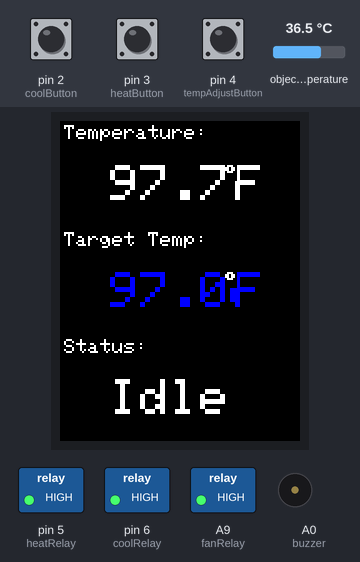
Bench run of a sketch on a simulated Arduino Mega 2560, built with avr-gcc and run on an emulated ATmega2560. On the bench: 240×320 colour display, switched loads named in the sketch (green lamp = pin HIGH), buzzer (waves = sounding). Dashed ring = blinking. The inputs (shaded band) are chosen by the test bench; at power-on: pin 4 (tempAdjustButton) LOW, pin 3 (heatButton) LOW, pin 2 (coolButton) LOW, object temperature 36.5 °C. What the sketch prints to the serial monitor is not drawn.

Above: at 1.5 s.
1.6 s: pin 4 (tempAdjustButton) pulled HIGH for 1 s
At 4.0 s:
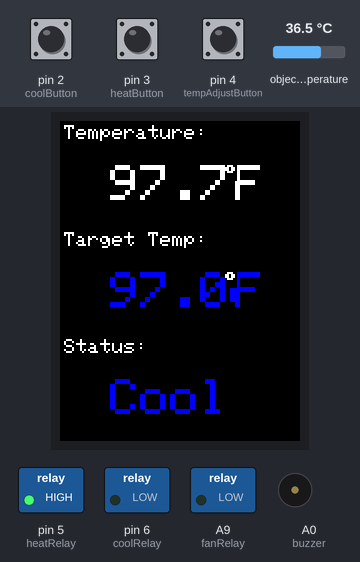
4.3 s: pin 3 (heatButton) pulled HIGH for 0.15 s
At 5.5 s:
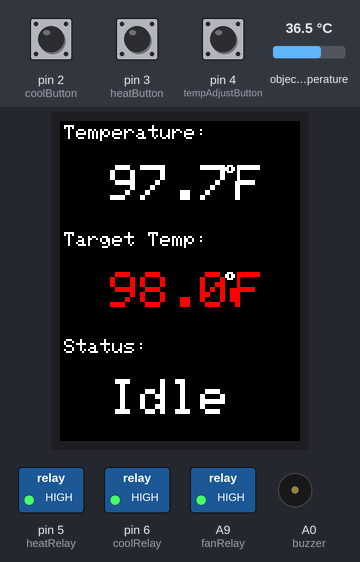
6.1 s: pin 2 (coolButton) pulled HIGH for 1 s
At 8.1 s:
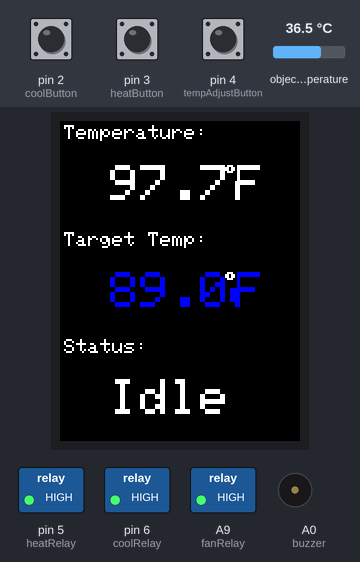
8.6 s: pin 4 (tempAdjustButton) pulled HIGH for 3.2 s
At 9.96 s:
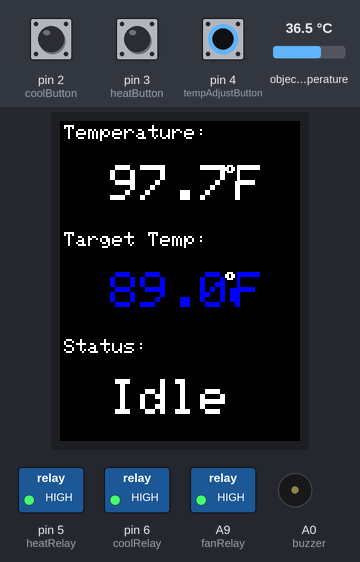
13.3 s: object temperature set to 32 °C
At 14.4 s:
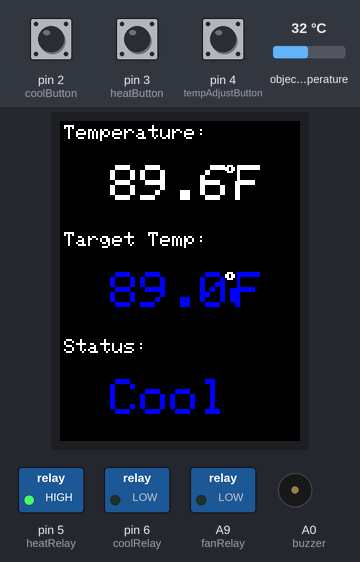
14.9 s: object temperature set to 31.4 °C
At 16.3 s:
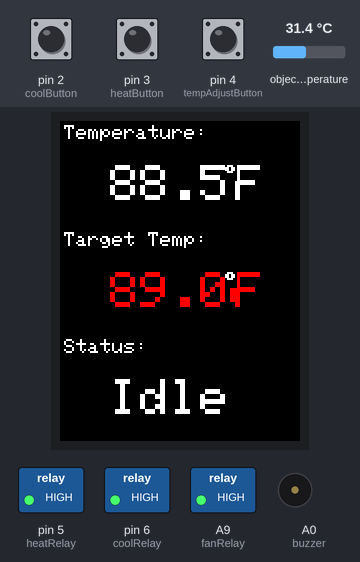
Timing chart, 0 to 17.6 s (numbered marks = the images above; inputs shaded):
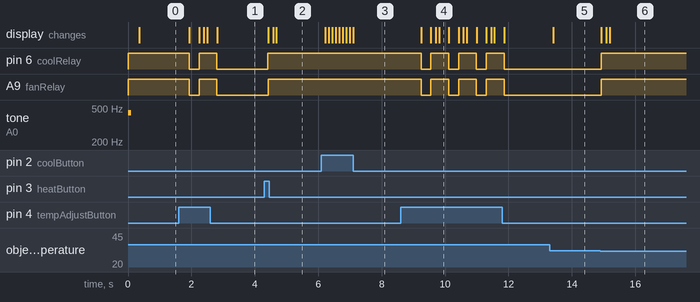

Measured:
- the behaviour switches between 31.7 and 31.6 °C on object temperature (found by bisection; images 5 and 6)
- after the input at 1.6 s, pin 6 (coolRelay), A9 (fanRelay): HIGH → LOW after 0.33 s, → HIGH 0.31 s later, → LOW 0.56 s later; the display: changes after 0.34 s (image 1)
- after the input at 4.3 s, pin 6 (coolRelay): LOW → HIGH after 0.11 s; A9 (fanRelay): LOW → HIGH after 0.12 s; the display: changes after 0.12 s (image 2)
- after the input at 6.1 s, the display: first changes after 0.12 s (image 3 shows a later state)
- after the input at 8.6 s, pin 6 (coolRelay), A9 (fanRelay): alternates HIGH for 0.56 s and LOW for 0.31 s, 7 changes in all, then stays LOW, starting after 0.64 s; the display: first changes after 0.65 s (image 4 shows a later state)
- after the input at 13.3 s, the display: changes after 0.11 s (image 5)
- after the input at 14.9 s, pin 6 (coolRelay), A9 (fanRelay): LOW → HIGH at once; the display: first changes at once (image 6 shows a later state)

The sketch:

ARDUINO_CODE.ino
```cpp
#include <Adafruit_MLX90614.h>
#include <Wire.h>
#include "Adafruit_GFX.h"
#include "Adafruit_ILI9341.h"
#include <SPI.h>
#include <stdio.h>

#include <millisDelay.h>
// screen ports
#define TFT_DC 9
#define TFT_CS 10
#define TFT_RST 8
#define TFT_MISO 12
#define TFT_MOSI 11
#define TFT_CLK 13


// infared sensor
Adafruit_MLX90614 mlx = Adafruit_MLX90614();
// screen
Adafruit_ILI9341 tft = Adafruit_ILI9341(TFT_CS, TFT_DC, TFT_MOSI, TFT_CLK, TFT_RST, TFT_MISO);

const int heatButton = 3; //find pin
const int coolButton = 2; //find pin
const int tempAdjustButton = 4; //findpin

const int heatRelay = 5; // find pin
const int coolRelay = 6; //find pin
const int fanRelay = A9;
float temperature, target, prevTarget, current;
const int buzzer = A0;
int tempAdjustCounter = 0;
bool screenOn = true;
bool justPressed = false;
// 5 minute delay for screen to turn off
int64_t screenDelayTime = 300000;
// fan runs for 30 seconds after peltier turns off
int64_t fanDelayTime = 0;
// time before current temperature on screen is updated
int64_t tempUpdateDelayTime = 750;
millisDelay ledDelay;
millisDelay fanDelay;
millisDelay tempUpdateDelay;
// black theme
#define COLOR1 ILI9341_WHITE
#define COLOR2 ILI9341_BLACK

void checkButtons();
void target_to_lcd(float target, unsigned char text_position);
void temperature_to_lcd(float temperature, unsigned char text_position);
void checkTouchscreen();
void status_to_lcd(String status, unsigned char text_position);
void fillScreenInfo();
void timeOutScreen();
void turnOffCooling();

void setup() {
  // put your setup code here, to run once:

  pinMode(heatButton, INPUT);
  pinMode(coolButton, INPUT);
  pinMode(tempAdjustButton, INPUT);

  digitalWrite(heatButton, LOW);
  digitalWrite(coolButton, LOW);
  digitalWrite(tempAdjustButton, LOW);

  pinMode(heatRelay, OUTPUT);
  pinMode(coolRelay, OUTPUT);
  pinMode(fanRelay, OUTPUT);
  pinMode(buzzer, OUTPUT);
  digitalWrite(heatRelay, HIGH);
  digitalWrite(coolRelay, HIGH);
  digitalWrite(fanRelay, HIGH);

  Serial.begin(9600);
  // buzzer
  tone(buzzer, 440);
  delay(100);
  noTone(buzzer);
  // get temps
  //start infared sensor
  mlx.begin();
  temperature = (mlx.readObjectTempC() * 9.0) / 5.0 + 32.0; // read object temp
  target = (int)temperature; // have target be object temp
  prevTarget = target;
  // fill screen
  tft.begin();
  tft.setRotation(0);
  fillScreenInfo();

  // start screen timeout timer
  ledDelay.start(screenDelayTime);

  tempUpdateDelay.start(tempUpdateDelayTime);
}
void loop() {
  // reads current temperature from infared sensor
  temperature = (mlx.readObjectTempC() * 9.0) / 5.0 + 32.0; // read temp
  Serial.print("temperature: ");
  Serial.print(temperature);
  Serial.print("\n");
  // checks if buttons have been pressed
  checkButtons();
  // checks if 5 minutes have passed to time out screen
  timeOutScreen();
  // updates current temperature to LCD once every designated amount of time
  // running these functions each refresh would slow down arduino considerably

  if (screenOn && tempUpdateDelay.justFinished()) {
    temperature_to_lcd(temperature, 4);
    tempUpdateDelay.restart();
  }
  // updates target temperature only if target temperature was changed
  if (target != prevTarget) {
    target_to_lcd(target, 111);
    prevTarget = target;
  }
  // checks if sufficent time has passed after peltier turns off to turn off fan
  if (fanDelay.justFinished() && digitalRead(coolRelay)==HIGH){
    digitalWrite(fanRelay, HIGH);
    tft.begin();
    fillScreenInfo();
  }

}

void checkButtons() {
  // checks if button to increase target temp has been pressed
  if (digitalRead(heatButton) == HIGH)
  {
  // updates target temp on screen, increases taret temperature, and resets 5 minutes before turning off screen
    ledDelay.restart();
    justPressed = true;
    delay(100);
    Serial.print("pressed heat");
    target += 1;
  }
  // checks if button to decrease target temp has been pressed
  if (digitalRead(coolButton) == HIGH)
  {
    // updates target temp on screen, decreases taret temperature, and resets 5 minutes before turning off screen
    ledDelay.restart();
    justPressed = true;
    delay(100);
    Serial.print("pressed cool");
    target -= 1;
  }
  // checks if button to update temperature has been pressed
  if (digitalRead(tempAdjustButton) == HIGH) {
    // resets 5 minutes before turning off screen
    justPressed = true;
    ledDelay.restart();
    Serial.print("adjusted temp");
    tempAdjustCounter++;
    delay(300);
    // if not already heating/cooling starts heating if target temperature is above current and starts cooling if target
    // temperature is below current
    if (tempAdjustCounter == 1) {
      if (temperature > target) {
        status_to_lcd("Cool", 218);
        digitalWrite(fanRelay, LOW);
        if (digitalRead(fanRelay) == LOW){
          digitalWrite(coolRelay, LOW);
        }
      }
      else if (temperature < target) {
        status_to_lcd("Heat", 218);
        digitalWrite(heatRelay, LOW);
      }
    }
    // if already heating/cooling and button is pressed turns off heating/cooling
    else {
      tempAdjustCounter = 0;
      status_to_lcd("Idle", 218);
      turnOffCooling();
      digitalWrite(heatRelay, HIGH);
    }
  }

  if ((digitalRead(coolRelay) == LOW && (temperature < target))
        || (digitalRead(heatRelay) == LOW && (temperature > target))){
        status_to_lcd("Idle", 218);
        turnOffCooling();
        if(digitalRead(heatRelay) == LOW){
          digitalWrite(heatRelay, HIGH);
          tft.begin();
          fillScreenInfo();
        }
  }


}
// updates target temp on screen
void target_to_lcd(float target, unsigned char text_position)
{
  int color;
  if (target < temperature){
    color = 0x001F;
  }
  else {
    color = 0xF800;
  }
  tft.setTextColor(color, COLOR2);
  tft.setTextSize(5);
  tft.setCursor(50, text_position + 40);
  tft.println(target);
  tft.setCursor(175, text_position + 40);
  tft.setTextColor(color, COLOR2);
  tft.print("F");
  tft.drawChar(165, text_position + 40, 247, COLOR1, COLOR2, 2);
  tft.setTextColor(COLOR1, COLOR2);
}
// updates current temperature on screen
void temperature_to_lcd(float temperature, unsigned char text_position)
{
  tft.setTextSize(5);
  tft.setCursor(50, text_position + 40);
  tft.setTextColor(COLOR1, COLOR2);
  tft.print(temperature, 1);
  tft.setCursor(175, text_position + 40);
  tft.print("F");
  tft.drawChar(165, text_position + 40, 247, COLOR1, COLOR2, 2); //degree symbol
}
// updates status on screen
void status_to_lcd(String status, unsigned char text_position)
{
  int color;
  if (status == "Cool"){
    color = 0x001F;
  }
  else if (status == "Heat"){
    color = 0xF800;
  }
  else{
    color = 0xFFFF;
  }
  tft.setTextSize(5);
  tft.setCursor(50, text_position + 40);
  tft.setTextColor(color, COLOR2);
  tft.print(status);
  tft.setTextColor(COLOR1, COLOR2);

}
// fills screen with current temp, target temp, status, and correct labels
void fillScreenInfo()
{
  tft.fillScreen(COLOR2);
  // uncomment when touchscreen works
  /*
    tft.fillRoundRect(5, 210, 100, 50, 20, ILI9341_BLUE);
    tft.fillRoundRect(125, 210, 100, 50, 20, ILI9341_ORANGE);
    tft.fillRoundRect(5, 265, 220, 50, 20, ILI9341_GREEN);
  */
  //display temp
  tft.setTextColor(COLOR1, COLOR2);
  tft.setCursor(4, 4);
  tft.setTextSize(2);
  tft.print("Temperature:");
  tft.setCursor(30, 4 + 60);
  // display target
  tft.setCursor(4, 111);
  tft.setTextSize(2);
  tft.println("Target Temp:");
  temperature_to_lcd(temperature, 4);
  target_to_lcd(target, 111);
  tft.setCursor(4, 218);
  tft.setTextSize(2);
  tft.print("Status:");
  status_to_lcd("Idle", 218);
}
// turns off screen after five minutes
// if button has been pressed when screen is off, turns back on screen
void timeOutScreen(){
  if(ledDelay.justFinished()){
    screenOn = false;
    tft.fillScreen(COLOR2);
  }
  if(!screenOn && justPressed){
    screenOn = true;
    fillScreenInfo();
    ledDelay.restart();
  }
  justPressed = false;
}
// turns off cooling and begins timer til the fan turns off
void turnOffCooling(){
  if (digitalRead(coolRelay) == LOW){
    digitalWrite(coolRelay,HIGH);
    fanDelay.start(fanDelayTime);
  }
}
```
